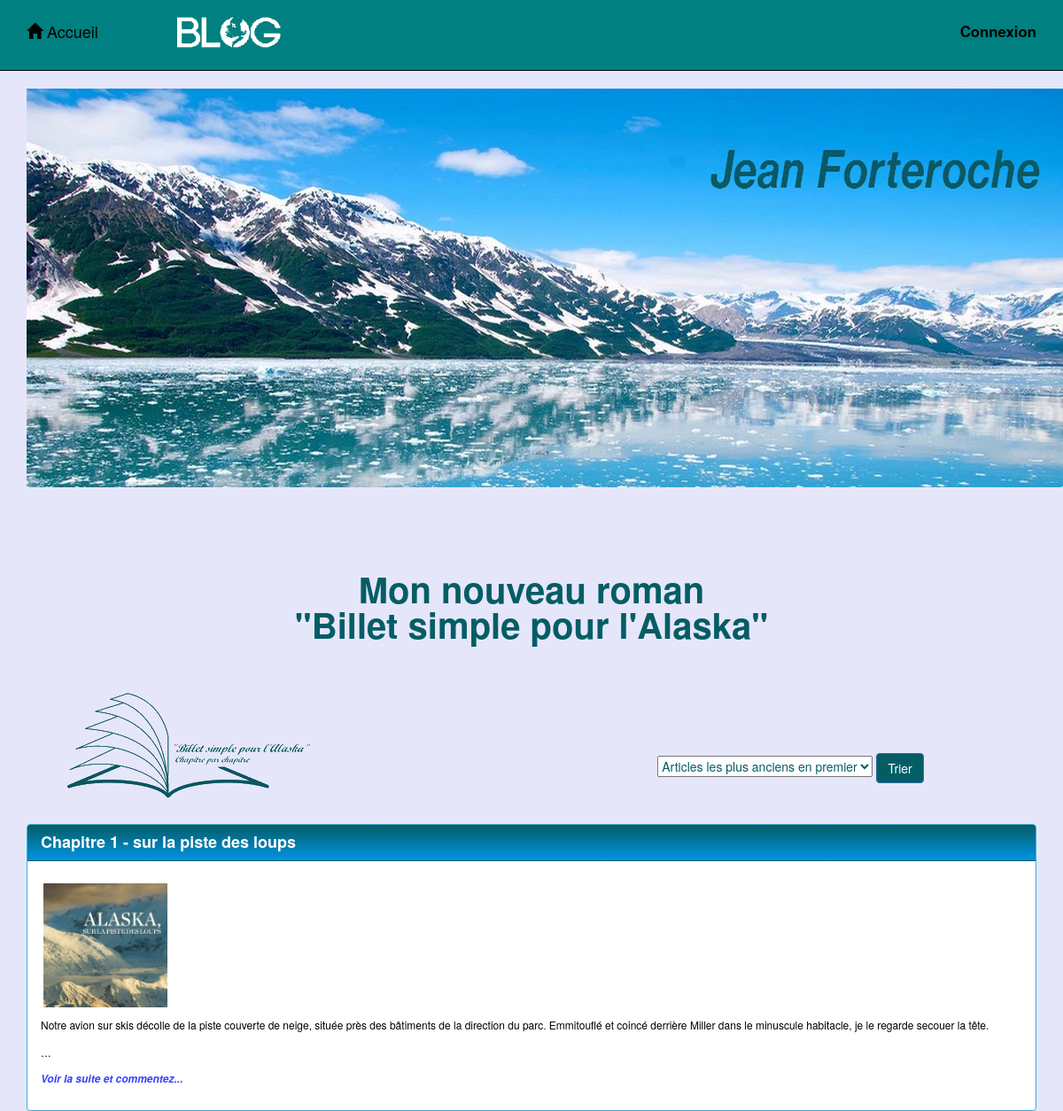
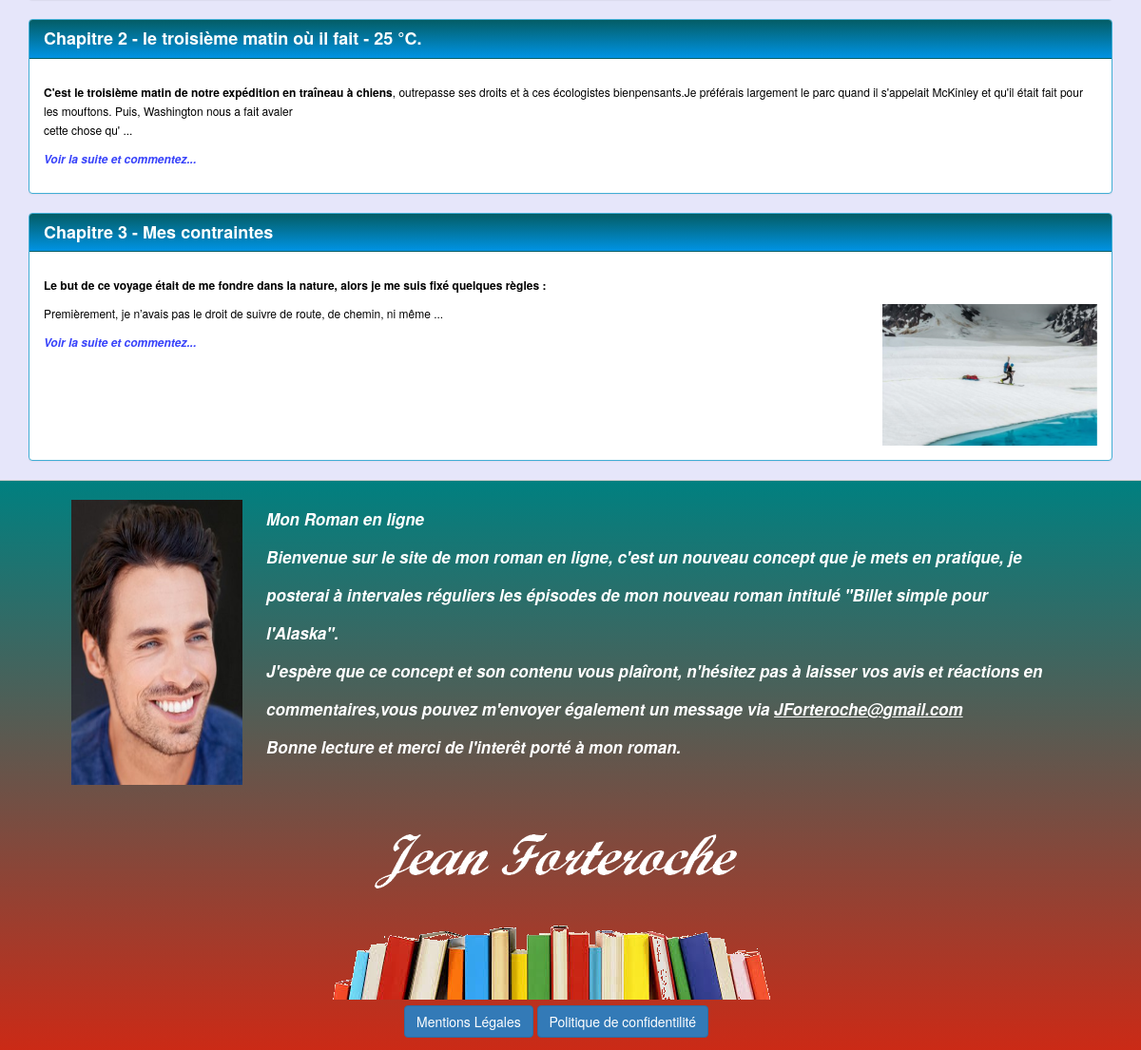
The page / on the database its author committed (2 pictures, top to bottom).
### tables this page shows
CREATE TABLE IF NOT EXISTS `t_billet` (
  `id` int(11) NOT NULL AUTO_INCREMENT,
  `title` varchar(100) NOT NULL,
  `content` mediumtext NOT NULL,
  `chapter` int(11) NOT NULL,
  `status` varchar(10) DEFAULT '0',
  PRIMARY KEY (`id`)
);

### app/Controller/BilletsController.php (called while the page is built, shortened)
<?php
class BilletsController extends AppController {
    public function index() {
        $direction = 'ASC';
        $posts = $this->billet->getPublished($direction);
        $this->render('billets.index', compact('posts'));
    }
}

### app/Table/BilletTable.php (called while the page is built, shortened)
<?php
 class BilletTable extends Table{
    public function getPublished($way = 'ASC'){
        $sql = "SELECT *
        FROM t_billet
        WHERE status = ?
        ORDER BY chapter " . $way;
        return $this->query($sql, ['Publié']);
    }
}

### core/Table/Table.php (called while the page is built, shortened)
<?php
class Table
{
    protected $db;
    public function __construct(Database $db)
    {
        $this->db = $db;
    }
    public function query($statement, $attributes = null, $one = false){
        if($attributes){
            return $this->db->prepare(
                $statement,
                $attributes,
                str_replace('Table', 'Entity', get_class($this)),
                $one
            );
        } else {
            return $this->db->query(
                $statement,
                str_replace('Table', 'Entity', get_class($this)),
                $one
            );
        }
    }
}

### core/Database/MysqlDatabase.php (called while the page is built, shortened)
<?php
class MysqlDatabase extends Database {
    private $db_name;
    private $db_user;
    private $db_pass;
    private $db_host;
    private $pdo;
    public function __construct($db_name, $db_user = 'root', $db_pass = '', $db_host = 'localhost'){
        $this->db_name = $db_name;
        $this->db_user = $db_user;
        $this->db_pass = $db_pass;
        $this->db_host = $db_host;
    }
    private function getPDO(){
        if($this->pdo === null) {
            try {
                $pdo = new PDO('mysql:dbname=' . $this->db_name . ';host=' . $this->db_host .';charset=utf8',
                    $this->db_user, $this->db_pass);
            } catch (PDOException $e) {
                \App::error('La connexion à la base de donnée a échouée : ' .$e->getMessage());
               die();
            }
            $pdo->setAttribute(PDO::ATTR_ERRMODE, PDO::ERRMODE_EXCEPTION);
            $this->pdo = $pdo;
        }
        return $this->pdo;
    }
    public function prepare($statement, $attributes, $class_name = null, $one = false){
        $req = $this->getPDO()->prepare($statement);
        $res = $req->execute($attributes);
        if($class_name === null){
            $req->setFetchMode(PDO::FETCH_OBJ);
        } else {
            $req->setFetchMode(PDO::FETCH_CLASS, $class_name);
        }
        if($one){
            $data = $req->fetch();
        } else{
            $data = $req->fetchAll();
        }
        return $data;
    }
}

### app/Autoloader.php (called while the page is built, shortened)
<?php
class Autoloader{
    static function autoload($class){
        if (strpos($class, __NAMESPACE__ . '\\') === 0){
            $class = str_replace(__NAMESPACE__ . '\\', '', $class);
            $class = str_replace('\\', '/', $class);
        }
    }
}

### core/Autoloader.php (called while the page is built, shortened)
<?php
class Autoloader{
    static function autoload($class){
        if (strpos($class, __NAMESPACE__ . '\\') === 0){
            $class = str_replace(__NAMESPACE__ . '\\', '', $class);
            $class = str_replace('\\', '/', $class);
        }
    }
}

### core/Controller/Controller.php (called while the page is built, shortened)
<?php
class Controller{
    protected $viewPath;
    protected function render($view, $variables = []) {
        extract($variables);
        require($this->viewPath . str_replace('.', '/', $view) . '.php');
    }
}

### app/Entity/BilletEntity.php (called while the page is built, shortened)
<?php
class BilletEntity Extends Entity {
     protected $id;
    protected $title;
    protected $content;
    public function getTitle() {
        return $this->title;
    }
    public function getUrl() {
        return 'index.php?p=billets.show&id=' . $this->id;
    }
    public function  getExtract($long){
        if (strlen($this->content) > $long) {
            return substr($this->content, 0,$long) . ' ...';
        } else {
            return $this->content;
        }
    }
}

### app/Views/billets/index.php (the view, shortened to what this page needs)
<?php
foreach ($posts as $billet): ?>
    <article>
        <div class="panel panel-secondary">
            <div class="panel-heading ">
                <h2 class="panel-title panel-title-perso"><a href="<?= $billet->getUrl() ?>"><?= $billet->getTitle() ?></a></h2>
            </div>
            <div class="panel-body">
                <p class="billet-contenu"><?php echo $billet->getExtract(360) ?></p>
                <p><a href="<?php echo $billet->getURL() ?>"><span>Voir la suite et commentez...</span></a></p>
            </div>
        </div>
    </article>
<?php endforeach ?>

### web/css/style.css (style rules this page uses)
body { background-repeat: no-repeat; background-attachment: fixed; background-position: center; font-family: Georgia, Arial, Verdana, sans-serif; font-size: 25px; background-color: #C3C5C5; padding-top: 54px; }
a:link, a:visited, a:hover, a:active { text-decoration: none; outline: none; }

### web/css/alaska.css (style rules this page uses)
body { padding-top: 70px; background-color: #E6E6FA; }
.billet-contenu { font-size: 16px; }
.panel-secondary { border-color: #41AED5; }
.panel-secondary > .panel-heading { color: #fff; background-color: #045d65; background: linear-gradient(#045d65, #0093e3); border-color: #045d65; }
.panel-title-perso { font-size: large; font-weight: bold; }
.modal-body h3, p { font-size:12px; text-align: left; line-height: 20px; color: black; }
.container article a span { color: #3742fa; font-weight: bold; font-style: italic; }

### web/pconfid.php (style rules this page uses)
h2 { font-size:15px; }
h3, p { font-size:12px; text-align: left; color: black; }

### rows shown on the page
t_billet: title "Chapitre 1 - sur la piste des loups", content (picture), content "Notre avion sur skis décolle de la piste couverte de neige, située près des bâtiments de la direction du parc. Emmitouflé et coincé derrière Miller dans le minuscule habitacle, je le regarde secouer la tête. ..."
t_billet: title "Chapitre 2 - le troisième matin où il fait - 25 °C.", content "C'est le troisième matin de notre expédition en traîneau à chiens , outrepasse ses droits et à ces écologistes bienpensants.Je préférais largement le parc quand il s'appelait McKinley et qu'il était fait pour les mouftons. Puis, Washington nous a fait avaler cette chose qu' ..."
t_billet: title "Chapitre 3 - Mes contraintes", content "Le but de ce voyage était de me fondre dans la nature, alors je me suis fixé quelques règles : Premièrement, je n’avais pas le droit de suivre de route, de chemin, ni même ...", content (picture)
